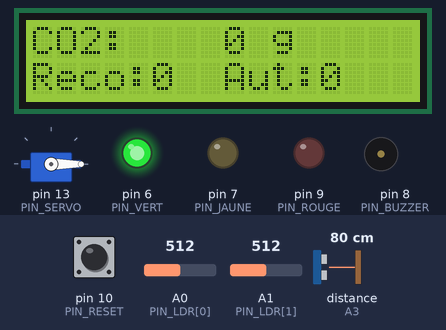
This sketch was run on a simulated Arduino Uno, built with avr-gcc and run on an emulated ATmega328P. Shown: 16×2 character LCD, servo, output pins drawn as LEDs (lit = HIGH), buzzer (waves = sounding). Wiring (inferred from the names in the program): ultrasonic range finder: trigger A2; echo A3. Inputs (shaded band) come from the test bench; at power-on: pin 10 (PIN_RESET) HIGH, distance to the obstacle (sensor on A3) 80 cm, A0 (PIN_LDR[0]) = 512, A1 (PIN_LDR[1]) = 512. The echo pulse lasts 58.3 µs per cm; pins used as bus, display or sensor lines are not drawn; what the sketch prints to the serial monitor is not drawn.

Above: at 3.3 s.
3.4 s: pin 10 (PIN_RESET) pulled LOW for 0.15 s
At 3.48 s:
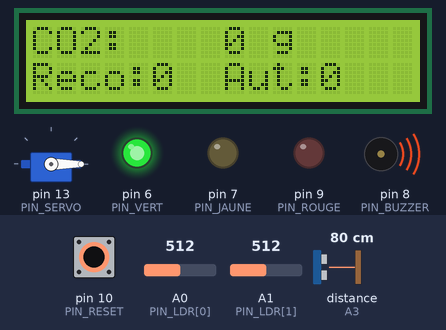
5.3 s: distance to the obstacle (sensor on A3) set to 27 cm
6.8 s: distance to the obstacle (sensor on A3) set to 24 cm
At 8.0 s:
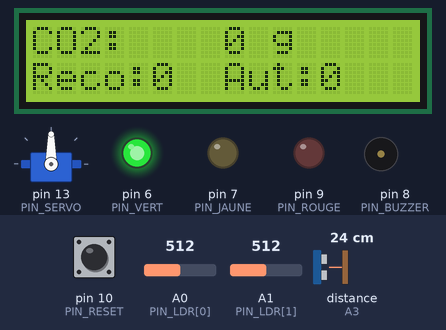
8.3 s: pin 10 (PIN_RESET) pulled LOW for 1 s
At 8.38 s:
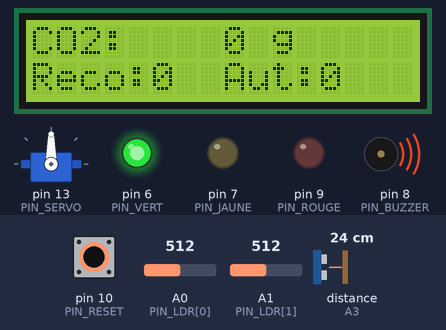
10.9 s: pin 10 (PIN_RESET) pulled LOW for 3.2 s
At 15.3 s:
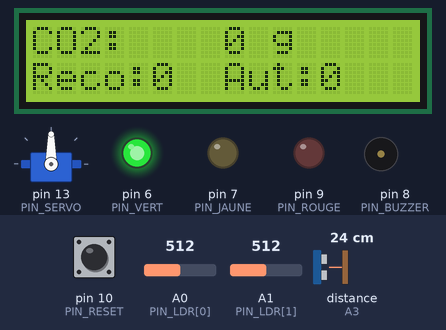
15.6 s: distance to the obstacle (sensor on A3) set to 4 cm
18.6 s: distance to the obstacle (sensor on A3) set to 2 cm
At 22.0 s:
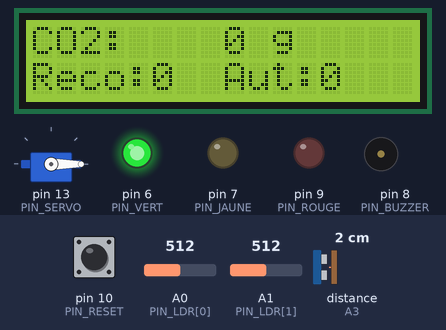
Timing chart, 0 to 22.6 s (numbered marks = the images above; inputs shaded):
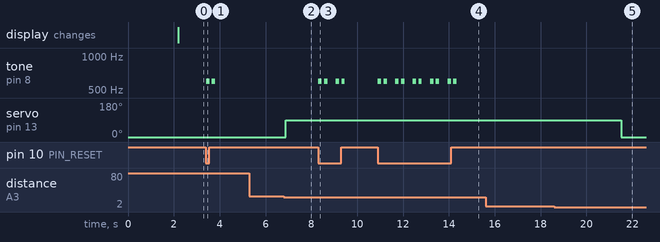

Measured:
- the behaviour switches between 26 and 25 cm on distance to the obstacle (sensor on A3) (found by bisection; images 1 and 2)
- the behaviour switches between 3 and 2 cm on distance to the obstacle (sensor on A3) (found by bisection; images 4 and 5)
- after the input at 3.4 s, tone on pin 8 (PIN_BUZZER): alternates 600 Hz for 0.15 s and silent for 0.10 s, 4 changes in all, then stays silent, starting at once
- after the input at 5.3 s, every drawn part: stays the same
- after the input at 6.8 s, servo on pin 13 (PIN_SERVO): 0° → 90° after 0.08 s
- after the input at 8.3 s, tone on pin 8 (PIN_BUZZER): plays 600 Hz for 0.15 s, 600 Hz for 0.15 s, 600 Hz for 0.15 s, 600 Hz for 0.15 s, starting at once
- after the input at 10.9 s, tone on pin 8 (PIN_BUZZER): silent → 600 Hz at once, then repeats every 0.76 s: silent 0.10 s, 600 Hz 0.15 s, silent 0.36 s, 600 Hz 0.15 s, until it stays silent from 14.3 s
- after the input at 15.6 s, every drawn part: stays the same
- after the input at 18.6 s, servo on pin 13 (PIN_SERVO): 90° → 0° after 2.9 s

The sketch:

poubelle_carbone_couvercle.ino
```cpp
#include <LiquidCrystal.h>
#include <Servo.h>

LiquidCrystal lcd(12, 11, 5, 4, 3, 2);   // RS, E, D4, D5, D6, D7

const int NB = 2;                         // 0 = recyclable, 1 = autre
const int PIN_LDR[NB] = {A0, A1};
const int CO2_PAR_JET[NB] = {20, 120};    // grammes estimes par dechet : a ajuster

const int PIN_VERT = 6;
const int PIN_JAUNE = 7;
const int PIN_BUZZER = 8;
const int PIN_ROUGE = 9;
const int PIN_RESET = 10;

// --- couvercle automatique ---
const int PIN_SERVO = 13;
const int PIN_TRIG = A2;                  // capteur a ultrasons
const int PIN_ECHO = A3;
const int DIST_OUVERTURE = 25;            // cm : la main ouvre le couvercle
const int ANGLE_FERME = 0;                // a ajuster selon ton montage
const int ANGLE_OUVERT = 90;
const unsigned long DELAI_FERMETURE = 3000;  // ms sans main avant de refermer

const int SEUIL_JAUNE = 200;              // grammes cumules
const int SEUIL_ROUGE = 500;
const int BASE_MIN = 40;                  // lumiere minimale pour qu'un capteur soit actif

int seuil[NB];
bool actif[NB];                           // false si le capteur ne recoit pas de lumiere
bool coupe[NB];
bool compte[NB];
unsigned long debut[NB];
unsigned long fin[NB];
int nbJets[NB];
long totalCO2 = 0;

Servo couvercle;
bool ouvert = false;
unsigned long derniereMain = 0;
unsigned long dernierPing = 0;

void setup() {
  lcd.begin(16, 2);
  pinMode(PIN_VERT, OUTPUT);
  pinMode(PIN_JAUNE, OUTPUT);
  pinMode(PIN_ROUGE, OUTPUT);
  pinMode(PIN_BUZZER, OUTPUT);
  pinMode(PIN_RESET, INPUT_PULLUP);
  pinMode(PIN_TRIG, OUTPUT);
  pinMode(PIN_ECHO, INPUT);
  Serial.begin(9600);
  calibrer();
  afficher();
  couvercle.attach(PIN_SERVO);
  couvercle.write(ANGLE_FERME);
}

void loop() {
  unsigned long maintenant = millis();
  gererCouvercle(maintenant);

  for (int i = 0; i < NB; i++) {
    if (!actif[i]) continue;                // capteur en panne : on l'ignore
    bool bloque = lire(PIN_LDR[i]) < seuil[i];

    if (bloque && !coupe[i] && maintenant - fin[i] > 250) {
      // un dechet coupe le faisceau : on compte tout de suite
      // (un objet qui tombe ne reste que quelques ms devant le capteur)
      coupe[i] = true;
      Serial.print("Jet capteur ");
      Serial.println(i);
      nbJets[i]++;
      totalCO2 += CO2_PAR_JET[i];
      signaler(i);
      afficher();
    } else if (!bloque && coupe[i]) {
      coupe[i] = false;
      fin[i] = maintenant;
    }
  }

  if (digitalRead(PIN_RESET) == LOW) {
    remiseAZero();
  }
  delay(1);
}

void gererCouvercle(unsigned long maintenant) {
  if (maintenant - dernierPing >= 100) {
    dernierPing = maintenant;
    int d = mesurerCm();
    if (d > 2 && d < DIST_OUVERTURE) {
      derniereMain = maintenant;
      if (!ouvert) {
        couvercle.write(ANGLE_OUVERT);
        ouvert = true;
      }
    }
  }
  if (ouvert && maintenant - derniereMain > DELAI_FERMETURE) {
    couvercle.write(ANGLE_FERME);
    ouvert = false;
  }
}

int mesurerCm() {
  digitalWrite(PIN_TRIG, LOW);
  delayMicroseconds(2);
  digitalWrite(PIN_TRIG, HIGH);
  delayMicroseconds(10);
  digitalWrite(PIN_TRIG, LOW);
  long duree = pulseIn(PIN_ECHO, HIGH, 6000);    // 6 ms max, environ 1 m
  if (duree == 0) return 999;                    // rien devant le capteur
  return duree / 58;
}

int lire(int pin) {
  // 4 lectures rapides, on garde la plus basse : attrape les coupures tres breves
  int m = 1023;
  for (int k = 0; k < 4; k++) {
    int v = analogRead(pin);
    if (v < m) m = v;
  }
  return m;
}

void calibrer() {
  lcd.clear();
  lcd.print("Calibrage...");
  lcd.setCursor(0, 1);
  lcd.print("Ne touche a rien");
  delay(1500);

  for (int i = 0; i < NB; i++) {
    long somme = 0;
    for (int k = 0; k < 30; k++) {
      somme += analogRead(PIN_LDR[i]);
      delay(10);
    }
    int base = somme / 30;
    seuil[i] = base * 70 / 100;  // coupe si la valeur tombe sous 70 % de la normale

    Serial.print("Capteur ");
    Serial.print(i);
    Serial.print(" base=");
    Serial.print(base);
    Serial.print(" seuil=");
    Serial.println(seuil[i]);

    actif[i] = (base >= BASE_MIN);
    if (base < BASE_MIN) {
      lcd.clear();
      lcd.print("Capteur ");
      lcd.print(i + 1);
      lcd.setCursor(0, 1);
      lcd.print("pas de lumiere");
      delay(2500);
    }
  }
  lcd.clear();
}

void signaler(int i) {
  if (i == 0) {
    tone(PIN_BUZZER, 1500, 120);   // recyclable : aigu et court
  } else {
    tone(PIN_BUZZER, 300, 300);    // autre : grave et long
  }
}

void afficher() {
  char l1[17];
  char l2[17];
  snprintf(l1, sizeof(l1), "CO2:%5ld g", totalCO2);
  snprintf(l2, sizeof(l2), "Reco:%-2d Aut:%-3d", nbJets[0], nbJets[1]);
  lcd.setCursor(0, 0);
  lcd.print(l1);
  lcd.setCursor(0, 1);
  lcd.print(l2);

  digitalWrite(PIN_VERT, HIGH);
  digitalWrite(PIN_JAUNE, totalCO2 >= SEUIL_JAUNE);
  digitalWrite(PIN_ROUGE, totalCO2 >= SEUIL_ROUGE);
}

void remiseAZero() {
  totalCO2 = 0;
  nbJets[0] = 0;
  nbJets[1] = 0;
  lcd.clear();
  afficher();
  tone(PIN_BUZZER, 600, 150);
  delay(250);
  tone(PIN_BUZZER, 600, 150);
  delay(500);
}
```
